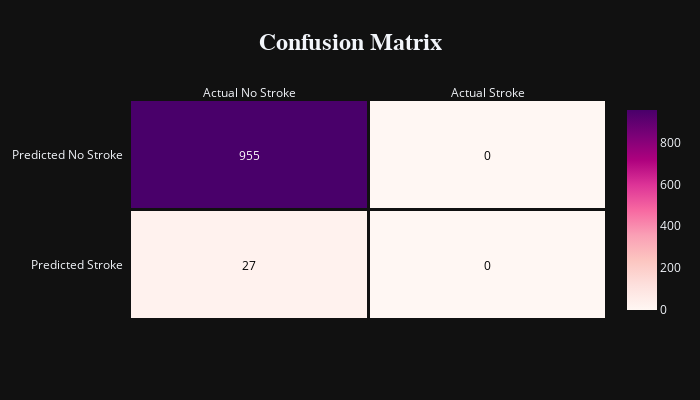

The cell this chart's notebook holds for it:
### Code cell
z=rfc_cm
fig = ff.create_annotated_heatmap(z,
                                  name=True, 
                                  x=['Actual No Stroke','Actual Stroke'], 
                                  y=['Predicted No Stroke','Predicted Stroke'], 
                                  colorscale='RdPu',
                                  xgap=3,ygap=3)
fig['data'][0]['showscale'] = True

fig.update_layout(title_text='<b>Confusion Matrix<b>',
                  title_x=0.5,
                  titlefont={'size': 24, 'family': 'Courier New'},
                  width=700, height=400,
                  xaxis_showgrid=False,
                  yaxis_showgrid=False,
                  yaxis_autorange='reversed', 
                  paper_bgcolor=None,
                  template='plotly_dark'
                  )

fig.show()

### Figure 1 — Plotly figure (JSON) as saved in the notebook; plotly's stock layout.template omitted (floating-point values rounded to 4 significant figures)
{"data": [{"colorscale": [[0, "rgb(255,247,243)"], [0.125, "rgb(253,224,221)"], [0.25, "rgb(252,197,192)"], [0.375, "rgb(250,159,181)"], [0.5, "rgb(247,104,161)"], [0.625, "rgb(221,52,151)"], [0.75, "rgb(174,1,126)"], [0.875, "rgb(122,1,119)"], [1, "rgb(73,0,106)"]], "name": "True", "reversescale": false, "showscale": true, "type": "heatmap", "x": ["Actual No Stroke", "Actual Stroke"], "xgap": 3, "y": ["Predicted No Stroke", "Predicted Stroke"], "ygap": 3, "z": [[955, 0], [27, 0]]}], "layout": {"annotations": [{"font": {"color": "#FFFFFF"}, "showarrow": false, "text": "955", "x": "Actual No Stroke", "xref": "x", "y": "Predicted No Stroke", "yref": "y"}, {"font": {"color": "#000000"}, "showarrow": false, "text": "0", "x": "Actual Stroke", "xref": "x", "y": "Predicted No Stroke", "yref": "y"}, {"font": {"color": "#000000"}, "showarrow": false, "text": "27", "x": "Actual No Stroke", "xref": "x", "y": "Predicted Stroke", "yref": "y"}, {"font": {"color": "#000000"}, "showarrow": false, "text": "0", "x": "Actual Stroke", "xref": "x", "y": "Predicted Stroke", "yref": "y"}], "height": 400, "title": {"font": {"family": "Courier New", "size": 24}, "text": "<b>Confusion Matrix<b>", "x": 0.5}, "width": 700, "xaxis": {"dtick": 1, "gridcolor": "rgb(0, 0, 0)", "showgrid": false, "side": "top", "ticks": ""}, "yaxis": {"autorange": "reversed", "dtick": 1, "showgrid": false, "ticks": "", "ticksuffix": "  "}}}
